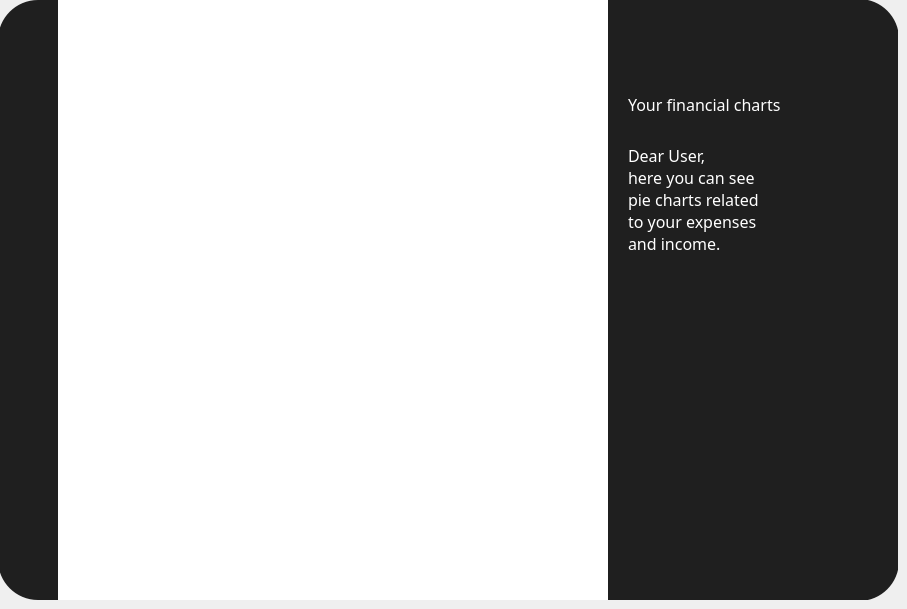
    <widget class="QWidget" name="charts">
     <widget class="QWidget" name="leftMenuWidget_3" native="true">
      <property name="enabled">
       <bool>true</bool>
      </property>
      <property name="geometry">
       <rect>
        <x>-2</x>
        <y>0</y>
        <width>60</width>
        <height>600</height>
       </rect>
      </property>
      <property name="styleSheet">
       <string notr="true">QWidget#leftMenuWidget_3{
background-color: rgb(31,31,31);
border-top-left-radius:40px;
border-bottom-left-radius:40px;
}</string>
      </property>
      <widget class="QPushButton" name="accountButton_3">
       <property name="geometry">
        <rect>
         <x>16</x>
         <y>130</y>
         <width>28</width>
         <height>28</height>
        </rect>
       </property>
       <property name="styleSheet">
        <string notr="true">QWidget#accountButton_3{
image: url(:/new/prefix1/icons//user.svg);
border: none;
outline: none;
}</string>
       </property>
       <property name="text">
        <string/>
       </property>
       <property name="iconSize">
        <size>
         <width>20</width>
         <height>20</height>
        </size>
       </property>
       <property name="checkable">
        <bool>false</bool>
       </property>
       <property name="flat">
        <bool>true</bool>
       </property>
      </widget>
      <widget class="QPushButton" name="chartButton_3">
       <property name="enabled">
        <bool>true</bool>
       </property>
       <property name="geometry">
        <rect>
         <x>16</x>
         <y>200</y>
         <width>28</width>
         <height>28</height>
        </rect>
       </property>
       <property name="styleSheet">
        <string notr="true">QWidget#chartButton_3{
	image: url(:/new/prefix1/icons/pie-chart_clicked.svg);
border: none;
outline: none;
}
</string>
       </property>
       <property name="text">
        <string/>
       </property>
       <property name="iconSize">
        <size>
         <width>20</width>
         <height>20</height>
        </size>
       </property>
       <property name="checkable">
        <bool>false</bool>
       </property>
       <property name="checked">
        <bool>false</bool>
       </property>
       <property name="default">
        <bool>false</bool>
       </property>
       <property name="flat">
        <bool>true</bool>
       </property>
      </widget>
      <widget class="QPushButton" name="homeButton_3">
       <property name="geometry">
        <rect>
         <x>16</x>
         <y>60</y>
         <width>28</width>
         <height>28</height>
        </rect>
       </property>
       <property name="styleSheet">
        <string notr="true">QWidget#homeButton_3{
image: url(:/new/prefix1/icons/home.svg);
border: none;
outline: none;
}</string>
       </property>
       <property name="text">
        <string/>
       </property>
       <property name="iconSize">
        <size>
         <width>20</width>
         <height>20</height>
        </size>
       </property>
       <property name="checkable">
        <bool>false</bool>
       </property>
       <property name="checked">
        <bool>false</bool>
       </property>
       <property name="default">
        <bool>false</bool>
       </property>
       <property name="flat">
        <bool>true</bool>
       </property>
      </widget>
     </widget>
     <widget class="QWidget" name="mainMenuWidget_3" native="true">
      <property name="geometry">
       <rect>
        <x>58</x>
        <y>0</y>
        <width>840</width>
        <height>600</height>
       </rect>
      </property>
      <property name="font">
       <font>
        <family>Poppins</family>
        <pointsize>12</pointsize>
        <bold>false</bold>
       </font>
      </property>
      <property name="styleSheet">
       <string notr="true">QWidget#mainMenuWidget_3{
background-color: rgb(255, 255, 255);
border-top-right-radius:40px;
border-bottom-right-radius:40px;
}
</string>
      </property>
      <widget class="QWidget" name="widget_7" native="true">
       <property name="geometry">
        <rect>
         <x>550</x>
         <y>-1</y>
         <width>291</width>
         <height>602</height>
        </rect>
       </property>
       <property name="styleSheet">
        <string notr="true">QWidget#widget_7{
	background-color: rgb(31, 31, 31);
border-top-right-radius:40px;
border-bottom-right-radius:40px;
}
</string>
       </property>
       <widget class="QPushButton" name="closeButton_8">
        <property name="geometry">
         <rect>
          <x>220</x>
          <y>30</y>
          <width>28</width>
          <height>28</height>
         </rect>
        </property>
        <property name="styleSheet">
         <string notr="true">QWidget#closeButton_8{
	image: url(:/new/prefix1/icons/close_2.png);
}

QWidget#closeButton_8:hover{
	image:url(:/new/prefix1/icons/close_pressed.png);
}

QWidget#closeButton_8:pressed{
border: none;
outline: none;
image:url(:/new/prefix1/icons/close_pressed.png);
}
</string>
        </property>
        <property name="text">
         <string/>
        </property>
        <property name="iconSize">
         <size>
          <width>20</width>
          <height>20</height>
         </size>
        </property>
        <property name="flat">
         <bool>true</bool>
        </property>
       </widget>
       <widget class="QLabel" name="label_3">
        <property name="geometry">
         <rect>
          <x>20</x>
          <y>70</y>
          <width>251</width>
          <height>71</height>
         </rect>
        </property>
        <property name="styleSheet">
         <string notr="true">font: 20pt &quot;Segoe UI&quot;;
color: rgb(255, 255, 255);</string>
        </property>
        <property name="text">
         <string>Your financial charts</string>
        </property>
       </widget>
       <widget class="QLabel" name="label_4">
        <property name="geometry">
         <rect>
          <x>20</x>
          <y>120</y>
          <width>231</width>
          <height>161</height>
         </rect>
        </property>
        <property name="styleSheet">
         <string notr="true">font: 18pt &quot;Segoe UI&quot;;
color: rgb(255, 255, 255);</string>
        </property>
        <property name="text">
         <string>Dear User,
here you can see
pie charts related
to your expenses
and income.</string>
        </property>
       </widget>
      </widget>
      <widget class="QFrame" name="horizontalFrame">
       <property name="geometry">
        <rect>
         <x>-30</x>
         <y>-20</y>
         <width>571</width>
         <height>311</height>
        </rect>
       </property>
       <layout class="QHBoxLayout" name="horizontalLayout"/>
      </widget>
      <widget class="QFrame" name="horizontalFrame_2">
       <property name="geometry">
        <rect>
         <x>-30</x>
         <y>260</y>
         <width>571</width>
         <height>371</height>
        </rect>
       </property>
       <layout class="QHBoxLayout" name="horizontalLayout_2"/>
      </widget>
      <zorder>horizontalFrame_2</zorder>
      <zorder>horizontalFrame</zorder>
      <zorder>widget_7</zorder>
     </widget>
    </widget>
